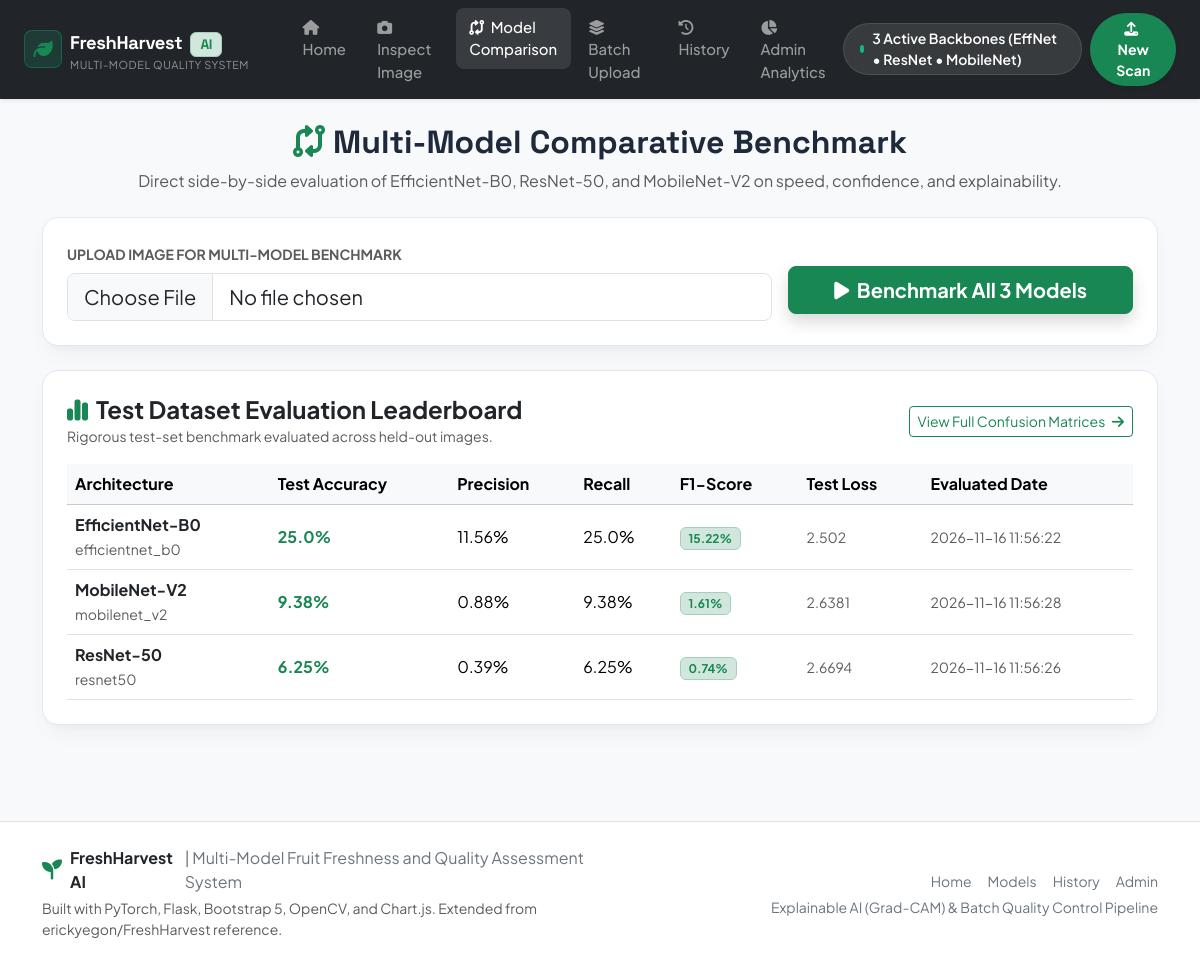
The page /compare on the database its author committed.
### tables this page shows
CREATE TABLE model_metrics (
        model_key TEXT PRIMARY KEY,
        model_name TEXT NOT NULL,
        accuracy REAL NOT NULL,
        precision REAL NOT NULL,
        recall REAL NOT NULL,
        f1_score REAL NOT NULL,
        test_loss REAL,
        evaluation_date TEXT NOT NULL,
        confusion_matrix_json TEXT,
        class_report_json TEXT
    );

### app.py (the view)
@app.route('/compare', methods=['GET', 'POST'])
def compare_page():
    metrics = get_all_model_metrics()
    comparison = None
    return render_template('compare.html', metrics=metrics, comparison=comparison)

### database.py (called while the page is built)
def get_connection():
    conn = sqlite3.connect(str(DB_PATH))
    conn.row_factory = sqlite3.Row
    return conn

def get_all_model_metrics():
    conn = get_connection()
    cursor = conn.cursor()
    cursor.execute("SELECT * FROM model_metrics ORDER BY accuracy DESC")
    rows = cursor.fetchall()
    conn.close()
    metrics = []
    for row in rows:
        item = dict(row)
        try:
            item["confusion_matrix"] = json.loads(item["confusion_matrix_json"])
        except Exception:
            item["confusion_matrix"] = []
        try:
            item["class_report"] = json.loads(item["class_report_json"])
        except Exception:
            item["class_report"] = {}
        metrics.append(item)
    return metrics

### templates/compare.html (shortened to what this page needs)
{% extends "base.html" %}
{% block content %}
<div class="container">
    <div class="text-center mb-4">
        <h2 class="fw-bold"><i class="fa-solid fa-code-compare text-success me-2"></i>Multi-Model Comparative Benchmark</h2>
        <p class="text-muted">Direct side-by-side evaluation of EfficientNet-B0, ResNet-50, and MobileNet-V2 on speed, confidence, and explainability.</p>
    </div>
    <div class="card card-custom p-4 mb-4">
        <form action="{{ url_for('run_compare') }}" method="POST" enctype="multipart/form-data" class="row g-3 align-items-center">
            <div class="col-md-8">
                <label class="form-label fw-bold small text-muted">UPLOAD IMAGE FOR MULTI-MODEL BENCHMARK</label>
                <input type="file" name="image" class="form-control form-control-lg" required accept="image/*">
            </div>
            <div class="col-md-4 mt-md-4 pt-md-2">
                <button type="submit" class="btn btn-success btn-lg w-100 fw-bold shadow">
                    <i class="fa-solid fa-play me-1"></i> Benchmark All 3 Models
                </button>
            </div>
        </form>
    </div>
    <div class="card card-custom p-4 mb-4">
        <div class="d-flex justify-content-between align-items-center mb-3">
            <div>
                <h4 class="fw-bold mb-0"><i class="fa-solid fa-chart-simple text-success me-2"></i>Test Dataset Evaluation Leaderboard</h4>
                <small class="text-muted">Rigorous test-set benchmark evaluated across held-out images.</small>
            </div>
            <a href="{{ url_for('admin_page') }}" class="btn btn-sm btn-outline-success">
                View Full Confusion Matrices <i class="fa-solid fa-arrow-right ms-1"></i>
            </a>
        </div>
        <div class="table-responsive">
            <table class="table table-hover align-middle mb-0">
                <thead class="table-light">
                    <tr>
                        <th>Architecture</th>
                        <th>Test Accuracy</th>
                        <th>Precision</th>
                        <th>Recall</th>
                        <th>F1-Score</th>
                        <th>Test Loss</th>
                        <th>Evaluated Date</th>
                    </tr>
                </thead>
                <tbody>
                    {% for m in metrics %}
                    <tr>
                        <td>
                            <strong class="d-block text-dark">{{ m.model_name }}</strong>
                            <small class="text-muted">{{ m.model_key }}</small>
                        </td>
                        <td>
                            <span class="fw-bold fs-6 text-success">{{ (m.accuracy * 100)|round(2) }}%</span>
                        </td>
                        <td>{{ (m.precision * 100)|round(2) }}%</td>
                        <td>{{ (m.recall * 100)|round(2) }}%</td>
                        <td><span class="badge bg-success-subtle text-success border border-success-subtle fw-bold">{{ (m.f1_score * 100)|round(2) }}%</span></td>
                        <td><small class="text-muted">{{ m.test_loss|round(4) if m.test_loss else '0.00' }}</small></td>
                        <td><small class="text-muted">{{ m.evaluation_date }}</small></td>
                    </tr>
                    {% else %}
                    <tr>
                        <td colspan="7" class="text-center py-4 text-muted">
                            No benchmark records found. Run training or evaluation script to populate benchmark leaderboard.
                        </td>
                    </tr>
                    {% endfor %}
                </tbody>
            </table>
        </div>
    </div>
</div>
{% endblock %}

### static/css/style.css (style rules this page uses)
:root { --primary-green: #10b981; --primary-green-dark: #059669; --primary-green-light: #d1fae5; --fresh-color: #10b981; --spoiled-color: #ef4444; --spoiled-light: #fee2e2; --accent-blue: #3b82f6; --accent-purple: #8b5cf6; --dark-bg: #0f172a; --card-bg: #ffffff; --text-main: #1e293b; --text-muted: #64748b; --border-color: #e2e8f0; --radius-lg: 16px; --radius-md: 12px; --radius-sm: 8px; --shadow-soft: 0 10px 25px -5px rgba(0, 0, 0, 0.05), 0 8px 10px -6px rgba(0, 0, 0, 0.03); --shadow-hover: 0 20px 35px -5px rgba(0, 0, 0, 0.08), 0 10px 15px -6px rgba(0, 0, 0, 0.04); }
body { font-family: 'Plus Jakarta Sans', -apple-system, BlinkMacSystemFont, 'Segoe UI', Roboto, sans-serif; color: var(--text-main); background-color: #f8fafc; min-height: 100vh; display: flex; flex-direction: column; }
h1, h2, h3, .brand-title { font-family: 'Space Grotesk', 'Plus Jakarta Sans', sans-serif; font-weight: 700; }
.card-custom { background: var(--card-bg); border: 1px solid var(--border-color); border-radius: var(--radius-lg); box-shadow: var(--shadow-soft); transition: transform 0.2s ease, box-shadow 0.2s ease; }

### rows shown on the page
model_metrics: model_name "EfficientNet-B0", model_key "efficientnet_b0", (m.accuracy*100)|round(2) "25.0", (m.precision*100)|round(2) "11.56", (m.recall*100)|round(2) "25.0", (m.f1_score*100)|round(2) "15.22", test_loss "2.502", evaluation_date "2026-11-16 11:56:22"
model_metrics: model_name "MobileNet-V2", model_key "mobilenet_v2", (m.accuracy*100)|round(2) "9.38", (m.precision*100)|round(2) "0.88", (m.recall*100)|round(2) "9.38", (m.f1_score*100)|round(2) "1.61", test_loss "2.6381", evaluation_date "2026-11-16 11:56:28"
model_metrics: model_name "ResNet-50", model_key "resnet50", (m.accuracy*100)|round(2) "6.25", (m.precision*100)|round(2) "0.39", (m.recall*100)|round(2) "6.25", (m.f1_score*100)|round(2) "0.74", test_loss "2.6694", evaluation_date "2026-11-16 11:56:26"
